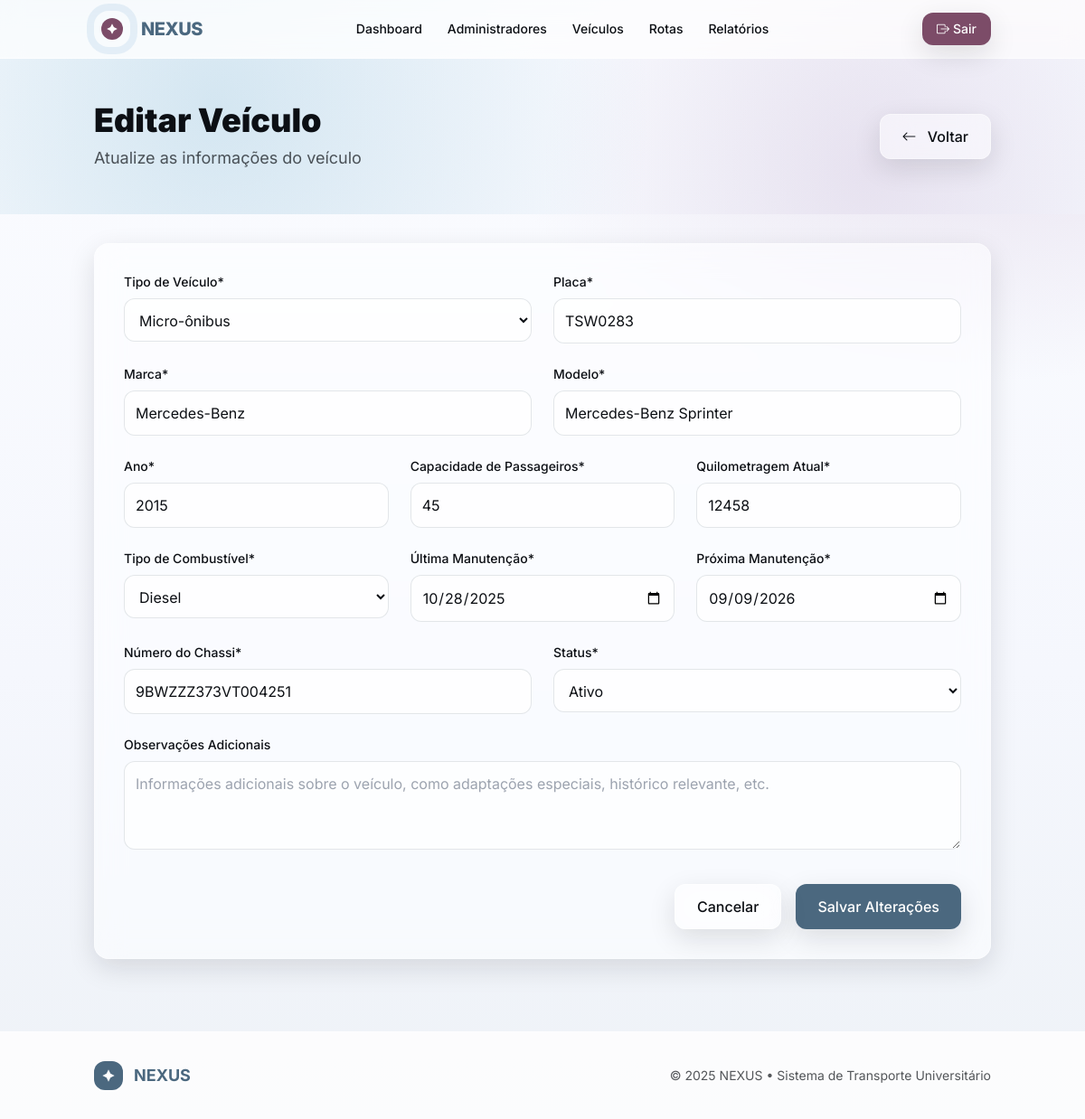
The page /manager/vehicles/edit/2 (signed in) on the database its author committed.
### tables this page shows
CREATE TABLE `vehicles` (
  `id` int(11) NOT NULL,
  `type` varchar(50) NOT NULL,
  `plate` varchar(10) NOT NULL,
  `model` varchar(50) NOT NULL,
  `brand` varchar(50) NOT NULL,
  `year` int(11) NOT NULL,
  `capacity` int(11) NOT NULL,
  `driver_id` int(11) DEFAULT NULL,
  `mileage` int(11) DEFAULT 0,
  `fuel_type` varchar(20) DEFAULT NULL,
  `status` enum('Ativo','Inativo','Em Manutenção') DEFAULT 'Ativo',
  `last_maintenance` date NOT NULL,
  `next_maintenance` date DEFAULT NULL,
  `chassis_number` varchar(17) DEFAULT NULL,
  `notes` text DEFAULT NULL,
  `active` tinyint(1) DEFAULT 1,
  `created_at` timestamp NOT NULL DEFAULT current_timestamp(),
  `updated_at` timestamp NOT NULL DEFAULT current_timestamp() ON UPDATE current_timestamp()
);

### app/views/manager/vehicles/edit.php (the view, shortened to what the rows shown need)
<?php require_once __DIR__ . '/../../layouts/header.php'; ?>
<section class="gradient-hero py-12">
    <div class="container mx-auto px-4">
        <div class="flex flex-col md:flex-row justify-between items-start md:items-center gap-6">
            <div>
                <h1 class="text-3xl md:text-4xl font-black text-nexus-ink mb-2">
                    Editar Veículo
                </h1>
                <p class="text-nexus-ink/70 text-lg">Atualize as informações do veículo</p>
            </div>
            <a href="/nexus/manager/vehicles" class="frost px-6 py-3 rounded-xl text-nexus-ink font-medium shadow-soft hover:shadow-glow transition-all border border-white/40">
                <i class="bi bi-arrow-left mr-2"></i> Voltar
            </a>
        </div>
    </div>
</section>
<main class="container mx-auto py-8 px-4">
    <div class="frost rounded-2xl shadow-soft p-8">
        <form action="/nexus/manager/vehicles/update/<?= $vehicle['id'] ?>" method="POST">
            <div class="grid grid-cols-1 md:grid-cols-2 gap-6">
                <div>
                    <label for="type" class="block text-sm font-medium text-nexus-ink mb-2">Tipo de Veículo*</label>
                    <select class="w-full p-3 rounded-xl border border-gray-300/60 bg-white/70 focus:outline-none focus:ring-2 focus:ring-nexus-b focus:border-transparent"
                            id="type" name="type" required>
                        <option value="Micro-ônibus" <?= $vehicle['type'] === 'Micro-ônibus' ? 'selected' : '' ?>>Micro-ônibus</option>
                    </select>
                </div>
                <div>
                    <label for="plate" class="block text-sm font-medium text-nexus-ink mb-2">Placa*</label>
                    <input type="text" class="w-full p-3 rounded-xl border border-gray-300/60 bg-white/70 focus:outline-none focus:ring-2 focus:ring-nexus-b focus:border-transparent"
                           id="plate" name="plate" required pattern="[A-Z]{3}[0-9][0-9A-Z][0-9]{2}"
                           placeholder="ABC1D23" value="<?= htmlspecialchars($vehicle['plate']) ?>">
                </div>
            </div>
            <div class="grid grid-cols-1 md:grid-cols-2 gap-6 mt-6">
                <div>
                    <label for="brand" class="block text-sm font-medium text-nexus-ink mb-2">Marca*</label>
                    <input type="text" class="w-full p-3 rounded-xl border border-gray-300/60 bg-white/70 focus:outline-none focus:ring-2 focus:ring-nexus-b focus:border-transparent"
                           id="brand" name="brand" required value="<?= htmlspecialchars($vehicle['brand']) ?>">
                </div>
                <div>
                    <label for="model" class="block text-sm font-medium text-nexus-ink mb-2">Modelo*</label>
                    <input type="text" class="w-full p-3 rounded-xl border border-gray-300/60 bg-white/70 focus:outline-none focus:ring-2 focus:ring-nexus-b focus:border-transparent"
                           id="model" name="model" required value="<?= htmlspecialchars($vehicle['model']) ?>">
                </div>
            </div>
            <div class="grid grid-cols-1 md:grid-cols-3 gap-6 mt-6">
                <div>
                    <label for="year" class="block text-sm font-medium text-nexus-ink mb-2">Ano*</label>
                    <input type="number" class="w-full p-3 rounded-xl border border-gray-300/60 bg-white/70 focus:outline-none focus:ring-2 focus:ring-nexus-b focus:border-transparent"
                           id="year" name="year" required min="2000" max="2025" value="<?= htmlspecialchars($vehicle['year']) ?>">
                </div>
                <div>
                    <label for="capacity" class="block text-sm font-medium text-nexus-ink mb-2">Capacidade de Passageiros*</label>
                    <input type="number" class="w-full p-3 rounded-xl border border-gray-300/60 bg-white/70 focus:outline-none focus:ring-2 focus:ring-nexus-b focus:border-transparent"
                           id="capacity" name="capacity" required min="1" value="<?= htmlspecialchars($vehicle['capacity']) ?>">
                </div>
                <div>
                    <label for="mileage" class="block text-sm font-medium text-nexus-ink mb-2">Quilometragem Atual*</label>
                    <input type="number" class="w-full p-3 rounded-xl border border-gray-300/60 bg-white/70 focus:outline-none focus:ring-2 focus:ring-nexus-b focus:border-transparent"
                           id="mileage" name="mileage" required min="0" step="1" value="<?= htmlspecialchars($vehicle['mileage']) ?>">
                </div>
            </div>
            <div class="grid grid-cols-1 md:grid-cols-3 gap-6 mt-6">
                <div>
                    <label for="fuel_type" class="block text-sm font-medium text-nexus-ink mb-2">Tipo de Combustível*</label>
                    <select class="w-full p-3 rounded-xl border border-gray-300/60 bg-white/70 focus:outline-none focus:ring-2 focus:ring-nexus-b focus:border-transparent"
                            id="fuel_type" name="fuel_type" required>
                        <option value="Diesel" <?= $vehicle['fuel_type'] === 'Diesel' ? 'selected' : '' ?>>Diesel</option>
                    </select>
                </div>
                <div>
                    <label for="last_maintenance" class="block text-sm font-medium text-nexus-ink mb-2">Última Manutenção*</label>
                    <input type="date" class="w-full p-3 rounded-xl border border-gray-300/60 bg-white/70 focus:outline-none focus:ring-2 focus:ring-nexus-b focus:border-transparent"
                           id="last_maintenance" name="last_maintenance" required value="<?= htmlspecialchars($vehicle['last_maintenance']) ?>">
                </div>
                <div>
                    <label for="next_maintenance" class="block text-sm font-medium text-nexus-ink mb-2">Próxima Manutenção*</label>
                    <input type="date" class="w-full p-3 rounded-xl border border-gray-300/60 bg-white/70 focus:outline-none focus:ring-2 focus:ring-nexus-b focus:border-transparent"
                           id="next_maintenance" name="next_maintenance" required value="<?= htmlspecialchars($vehicle['next_maintenance']) ?>">
                </div>
            </div>
            <div class="grid grid-cols-1 md:grid-cols-2 gap-6 mt-6">
                <div>
                    <label for="chassis_number" class="block text-sm font-medium text-nexus-ink mb-2">Número do Chassi*</label>
                    <input type="text" class="w-full p-3 rounded-xl border border-gray-300/60 bg-white/70 focus:outline-none focus:ring-2 focus:ring-nexus-b focus:border-transparent"
                           id="chassis_number" name="chassis_number" required
                           pattern="[A-HJ-NPR-Z0-9]{17}" placeholder="9BW ZZZ377 VT 004251"
                           value="<?= htmlspecialchars($vehicle['chassis_number']) ?>">
                </div>
                <div>
                    <label for="status" class="block text-sm font-medium text-nexus-ink mb-2">Status*</label>
                    <select class="w-full p-3 rounded-xl border border-gray-300/60 bg-white/70 focus:outline-none focus:ring-2 focus:ring-nexus-b focus:border-transparent"
                            id="status" name="status" required>
                        <option value="Ativo" <?= $vehicle['status'] === 'Ativo' ? 'selected' : '' ?>>Ativo</option>
                    </select>
                </div>
            </div>
            <div class="mt-6">
                <label for="notes" class="block text-sm font-medium text-nexus-ink mb-2">Observações Adicionais</label>
                <textarea class="w-full p-3 rounded-xl border border-gray-300/60 bg-white/70 focus:outline-none focus:ring-2 focus:ring-nexus-b focus:border-transparent"
                          id="notes" name="notes" rows="3"
                          placeholder="Informações adicionais sobre o veículo, como adaptações especiais, histórico relevante, etc."><?= htmlspecialchars($vehicle['notes'] ?? '') ?></textarea>
            </div>
            <div class="mt-8 flex justify-end space-x-4">
                <a href="/nexus/manager/vehicles" class="frost px-6 py-3 rounded-xl text-nexus-ink font-medium shadow-soft hover:shadow-glow transition-all border border-white/40">
                    Cancelar
                </a>
                <button type="submit" class="px-6 py-3 rounded-xl text-white font-medium shadow-soft hover:shadow-glow-lg transition-all" style="background:var(--nexus-a)">
                    Salvar Alterações
                </button>
            </div>
        </form>
    </div>
</main>
<?php require_once __DIR__ . '/../../layouts/footer.php'; ?>

### app/core/Router.php (shortened to what the rows shown need)
<?php
class Router {
    private $routes = [];
    public function addRoute($method, $path, $controllerAction) {
        $this->routes[] = [
            'method' => $method,
            'path' => $path,
            'controllerAction' => $controllerAction
        ];
    }
    public function dispatch() {
        $requestMethod = $_SERVER['REQUEST_METHOD'];
        $requestUri = parse_url($_SERVER['REQUEST_URI'], PHP_URL_PATH);
        $scriptName = $_SERVER['SCRIPT_NAME'];
        $baseDir = rtrim(dirname($scriptName), '\\/');
        if ($baseDir && $baseDir !== '.') {
            if (strpos($requestUri, $baseDir) === 0) {
                $requestUri = substr($requestUri, strlen($baseDir));
            }
        }
        foreach ($this->routes as $route) {
            $pattern = preg_replace('/\{([a-zA-Z]+)\}/', '(?P<\1>[^/]+)', $route['path']);
            $pattern = '@^' . $pattern . '$@D';
            if ($route['method'] === $requestMethod && preg_match($pattern, $requestUri, $matches)) {
                list($controller, $action) = explode('@', $route['controllerAction']);
                $controllerInstance = new $controller();
                $params = array_filter($matches, function($key) {
                    return !is_numeric($key);
                }, ARRAY_FILTER_USE_KEY);
                call_user_func_array([$controllerInstance, $action], array_values($params));
                return;
            }
        }
    }
}
?>

### app/views/layouts/header.php (shortened to what the rows shown need)
<!DOCTYPE html>
<html lang="pt-br">
<head>
    <script src="https://cdn.tailwindcss.com"></script>
    <link rel="stylesheet" href="https://cdn.jsdelivr.net/npm/bootstrap-icons@1.11.1/font/bootstrap-icons.css">
</head>
<body class="bg-nexus-base text-nexus-ink gradient-surface min-h-screen">
    <header class="sticky top-0 z-40 backdrop-blur-md bg-white/70 border-b border-white/60">
        <nav class="container mx-auto flex items-center justify-between py-3 px-4">
            <div class="flex items-center gap-3">
                <div class="relative w-10 h-10 brand-ring rounded-2xl grid place-items-center">
                    <span class="w-6 h-6 inline-grid place-items-center rounded-xl" style="background:var(--nexus-f)">
                        <svg width="14" height="14" viewBox="0 0 24 24" fill="#fff" xmlns="http://www.w3.org/2000/svg">
                            <path d="M12 2l3.3 6.7L22 12l-6.7 3.3L12 22l-3.3-6.7L2 12l6.7-3.3L12 2z"/>
                        </svg>
                    </span>
                </div>
                <span class="text-xl font-extrabold tracking-tight" style="color:var(--nexus-a)">NEXUS</span>
            </div>
            <div class="hidden md:flex items-center gap-7 text-sm">
                <a href="/nexus/dashboard" class="hover:opacity-80 transition-all font-medium">Dashboard</a>
                <?php if (isset($_SESSION['user_type']) && $_SESSION['user_type'] === 'admin'): ?>
                <a href="/nexus/manager/users" class="hover:opacity-80 transition-all font-medium">Administradores</a>
                <a href="/nexus/manager/vehicles" class="hover:opacity-80 transition-all font-medium">Veículos</a>
                <a href="/nexus/manager/routes" class="hover:opacity-80 transition-all font-medium">Rotas</a>
                <a href="/nexus/manager/reports" class="hover:opacity-80 transition-all font-medium">Relatórios</a>
                <?php endif; ?>
            </div>
            <div class="flex items-center gap-4">
                <?php if (isset($_SESSION['user_id'])): ?>
                    <a href="/nexus/logout" class="text-sm px-4 py-2 rounded-xl text-white font-medium shadow-soft hover:shadow-glow transition-all" style="background:var(--nexus-f)">
                        <i class="bi bi-box-arrow-right mr-1"></i>Sair
                    </a>
                <?php else: ?>
                    <a href="/nexus/login" class="text-sm px-4 py-2 rounded-xl text-white font-medium shadow-soft hover:shadow-glow transition-all" style="background:var(--nexus-b)">
                        <i class="bi bi-box-arrow-in-right mr-1"></i>Entrar
                    </a>
                <?php endif; ?>
            </div>
        </nav>
    </header>
    <main>

### app/views/layouts/footer.php (shortened to what the rows shown need)
    </main>
    <footer class="bg-white/80 border-t border-white/60 py-8 mt-12">
        <div class="container mx-auto px-4">
            <div class="flex flex-col md:flex-row justify-between items-center gap-6">
                <div class="flex items-center gap-3">
                    <div class="w-8 h-8 rounded-xl grid place-items-center" style="background:var(--nexus-a)">
                        <svg width="16" height="16" viewBox="0 0 24 24" fill="#fff" xmlns="http://www.w3.org/2000/svg">
                            <path d="M12 2l3.3 6.7L22 12l-6.7 3.3L12 22l-3.3-6.7L2 12l6.7-3.3L12 2z"/>
                        </svg>
                    </div>
                    <span class="text-lg font-bold" style="color:var(--nexus-a)">NEXUS</span>
                </div>
                <div class="text-sm text-nexus-ink/70">
                    © <?php echo date('Y'); ?> NEXUS • Sistema de Transporte Universitário
                </div>
            </div>
        </div>
    </footer>
</body>
</html>

### rows shown on the page
vehicles: type "Micro-ônibus", plate "TSW0283", brand "Mercedes-Benz", model "Mercedes-Benz Sprinter", year "2015", capacity "45", mileage "12458", fuel_type "Diesel", last_maintenance "10/28/2025", next_maintenance "09/09/2026", chassis_number "9BWZZZ373VT004251", status "Ativo"
